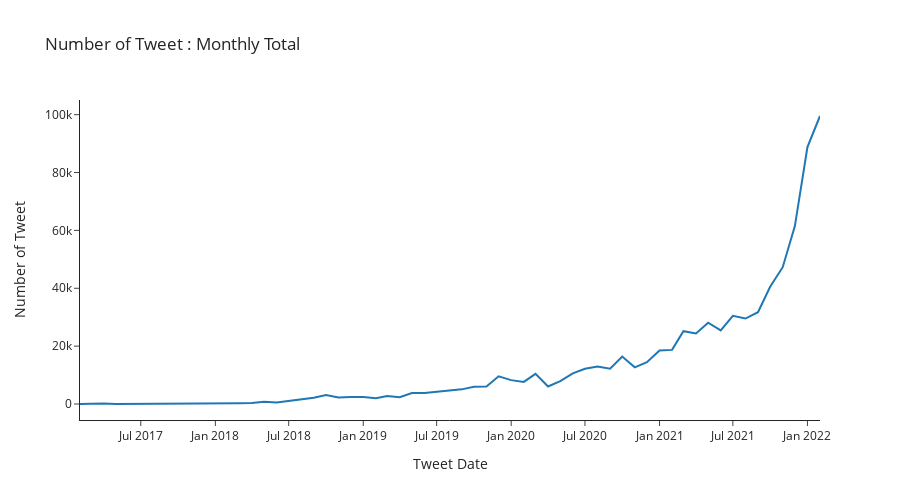

Notebook source saved alongside this figure:
### Markdown cell above
### Overall Number of Tweet

### Code cell
num_by_monthly = df_tweet.groupby(["created_year_month"]).agg({"id":"count"}).reset_index()
num_by_monthly.rename(columns = {"id" : "Number of Tweet",  
                                   "created_year_month" : "Tweet Date"}, inplace = True)

pio.templates.default = "simple_white"
px.line(num_by_monthly, x = "Tweet Date", y ="Number of Tweet",
        title = "Number of Tweet : Monthly Total",
        width = 900, height= 500)

### Figure 1 — Plotly figure (JSON) as saved in the notebook; plotly's stock layout.template omitted (floating-point values rounded to 4 significant figures)
{"data": [{"hovertemplate": "Tweet Date=%{x}<br>Number of Tweet=%{y}<extra></extra>", "legendgroup": "", "line": {"color": "#1F77B4", "dash": "solid"}, "mode": "lines", "name": "", "orientation": "v", "showlegend": false, "type": "scatter", "x": ["2017-02", "2017-04", "2017-05", "2017-06", "2017-07", "2017-08", "2017-09", "2017-10", "2017-11", "2017-12", "2018-01", "2018-02", "2018-03", "2018-04", "2018-05", "2018-06", "2018-07", "2018-08", "2018-09", "2018-10", "2018-11", "2018-12", "2019-01", "2019-02", "2019-03", "2019-04", "2019-05", "2019-06", "2019-07", "2019-08", "2019-09", "2019-10", "2019-11", "2019-12", "2020-01", "2020-02", "2020-03", "2020-04", "2020-05", "2020-06", "2020-07", "2020-08", "2020-09", "2020-10", "2020-11", "2020-12", "2021-01", "2021-02", "2021-03", "2021-04", "2021-05", "2021-06", "2021-07", "2021-08", "2021-09", "2021-10", "2021-11", "2021-12", "2022-01", "2022-02"], "xaxis": "x", "y": [2, 188, 1, 3, 2, 4, 24, 6, 5, 3, 87, 94, 227, 341, 762, 487, 999, 1691, 2136, 3095, 2217, 2431, 2381, 1974, 2760, 2316, 3786, 3796, 4197, 4671, 5056, 5956, 6032, 9564, 8251, 7624, 10417, 6039, 7926, 10612, 12163, 12958, 12215, 16407, 12681, 14429, 18471, 18706, 25159, 24368, 28090, 25424, 30467, 29537, 31729, 40538, 47288, 61481, 88817, 99540], "yaxis": "y"}], "layout": {"height": 500, "legend": {"tracegroupgap": 0}, "title": {"text": "Number of Tweet : Monthly Total"}, "width": 900, "xaxis": {"anchor": "y", "domain": [0, 1], "title": {"text": "Tweet Date"}}, "yaxis": {"anchor": "x", "domain": [0, 1], "title": {"text": "Number of Tweet"}}}}
